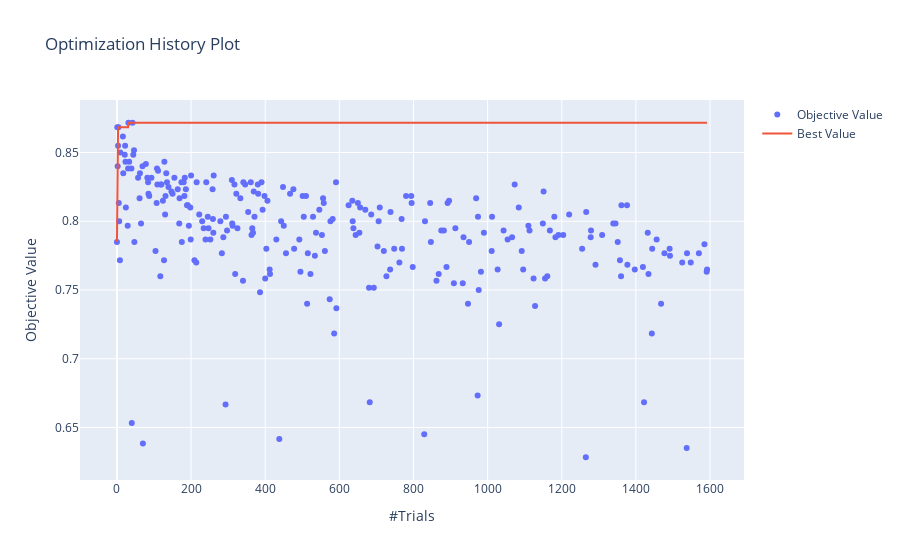

This figure's notebook cell:
### Code cell
optuna.visualization.plot_optimization_history(study)

### Figure 1 — Plotly figure (JSON) as saved in the notebook; plotly's stock layout.template omitted (floating-point values rounded to 4 significant figures; data arrays with more than 128 entries replaced by an {"elided": "..."} marker saying what was removed)
{"data": [{"mode": "markers", "name": "Objective Value", "type": "scatter", "x": {"elided": "263 int values"}, "y": {"elided": "263 float values"}}, {"name": "Best Value", "type": "scatter", "x": {"elided": "263 int values"}, "y": {"elided": "263 float values"}}], "layout": {"title": {"text": "Optimization History Plot"}, "xaxis": {"title": {"text": "#Trials"}}, "yaxis": {"title": {"text": "Objective Value"}}}}
